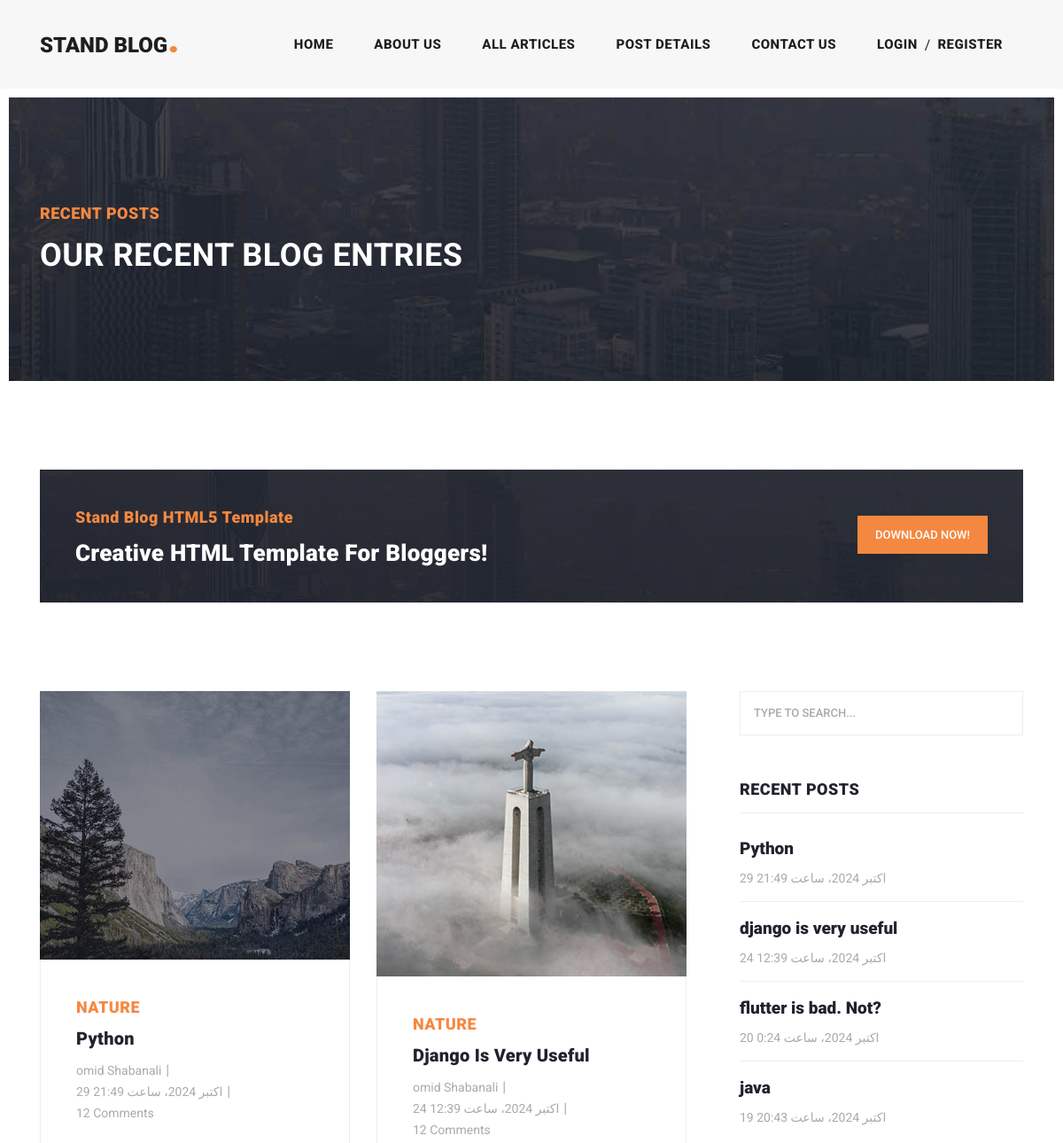
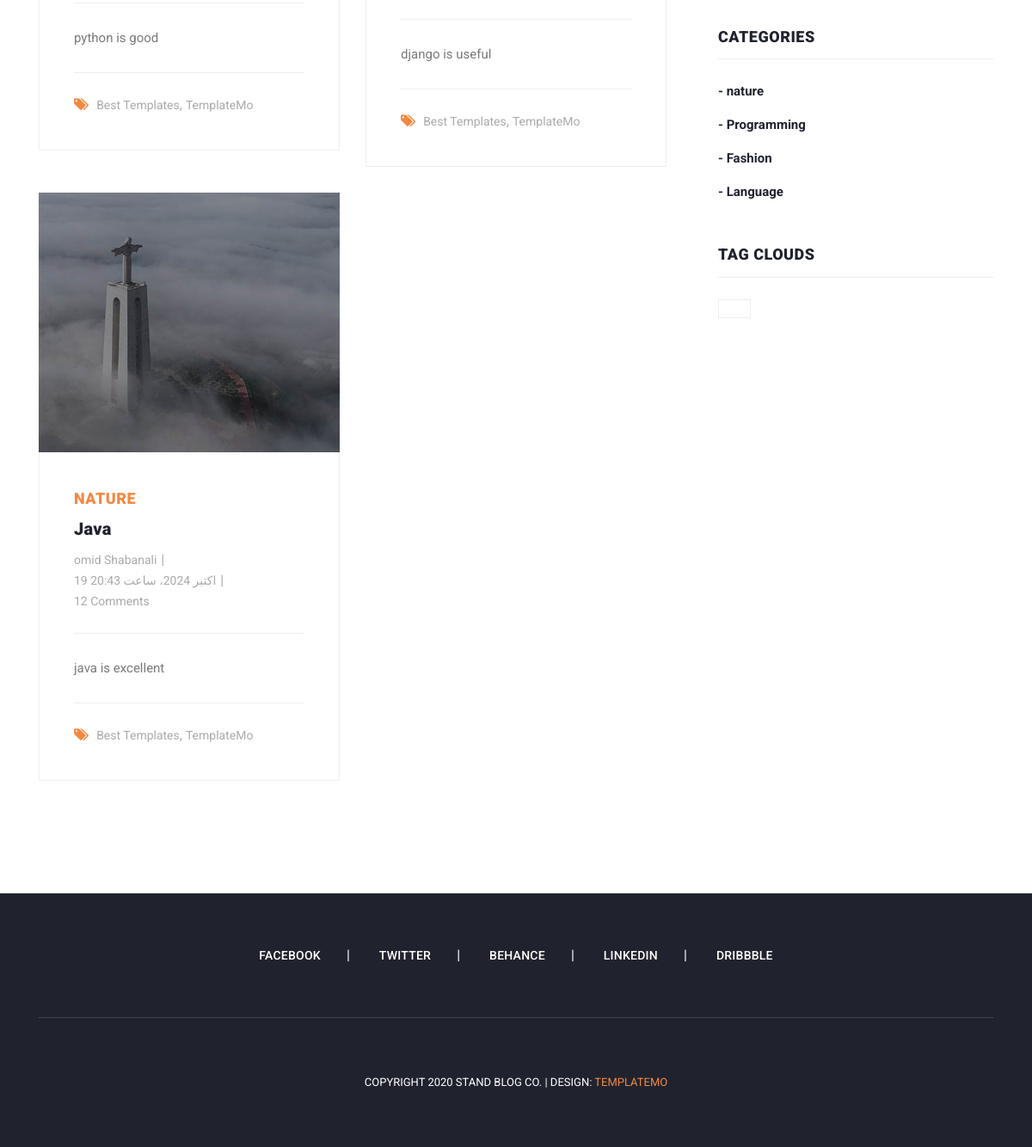
Page /articles/category/1 on the committed database (2 pictures, top to bottom).
### blog/models.py (models this page shows, shortened)
class Article(models.Model):
    CHOICES = (
        ('A', 'پایتون'),
        ('B', 'جنگو')
    )
    author = models.ForeignKey(User, on_delete=models.CASCADE, related_name='articles', verbose_name="نویسنده مقاله")
    category = models.ManyToManyField(Category, related_name='articles', verbose_name="دسته بندی")
    title = models.CharField(max_length=70, verbose_name="عنوان")
    body = models.TextField()
    image = models.ImageField(upload_to='images/articles', blank=True, null=True)
    created = models.DateTimeField(auto_now_add=True)
    updated = models.DateTimeField(auto_now=True)
    myfile = models.FileField(upload_to='test', null=True)
    status = models.BooleanField(default=True)
    published = models.BooleanField(default=True)
    pub_date = models.DateTimeField(default=timezone.now())
    objects = models.Manager()
    custom_manager = ArticleManager()
    slug = models.SlugField(blank=True, unique=True)
    class Meta:
        ordering = ('-created',)
        verbose_name = "مقاله"
        verbose_name_plural = "مقالات"

class Category(models.Model):
    title = models.CharField(max_length=100, verbose_name="عنوان")
    created = models.DateTimeField(auto_now_add=True)
    def __str__(self):
        return self.title
    class Meta:
        verbose_name = "دسته بندی"
        verbose_name_plural = "دسته بندی ها"

### blog/views.py (the view)
# urls.py: path('category/<int:pk>', views.category_detail, name='category_detail'),
def category_detail(request, pk=None):
    category = get_object_or_404(Category, id=pk)
    articles = category.articles.all()
    return render(request, "blog/article_list.html", {'articles': articles})

### context_processors/context_processors.py (called while the page is built)
def recent_articles(request):
    recent_articles = Article.objects.order_by('-created')
    categories = Category.objects.all()
    return {'recent_articles': recent_articles, 'categories':categories}

### home/templatetags/my_template_tags.py (called while the page is built)
@register.inclusion_tag('home/result.html')
def show_result(queryset):
    return {'objects': queryset}

### blog/templates/blog/article_list.html (shortened to what this page needs)
{% extends 'base.html' %}
{% load static %}
{% block content %}
    <div class="heading-page header-text">
        <section class="page-heading">
            <div class="container">
                <div class="row">
                    <div class="col-lg-12">
                        <div class="text-content">
                            <h4>Recent Posts</h4>
                            <h2>Our Recent Blog Entries</h2>
                        </div>
                    </div>
                </div>
            </div>
        </section>
    </div>
    <section class="call-to-action">
        <div class="container">
            <div class="row">
                <div class="col-lg-12">
                    <div class="main-content">
                        <div class="row">
                            <div class="col-lg-8">
                                <span>Stand Blog HTML5 Template</span>
                                <h4>Creative HTML Template For Bloggers!</h4>
                            </div>
                            <div class="col-lg-4">
                                <div class="main-button">
                                    <a href="https://templatemo.com/tm-551-stand-blog" target="_parent">Download
                                        Now!</a>
                                </div>
                            </div>
                        </div>
                    </div>
                </div>
            </div>
        </div>
    </section>
    <section class="blog-posts grid-system">
        <div class="container">
            <div class="row">
                <div class="col-lg-8">
                    <div class="all-blog-posts">
                        <div class="row">
                            {% for article in articles %}
                                <div class="col-lg-6">
                                    <div class="blog-post">
                                        <div class="blog-thumb">
                                            <img src="{{ article.image.url }}" alt="">
                                        </div>
                                        <div class="down-content">
                                            <span>{{ article.category.all.first }}</span>
                                            <a href="post-details.html"><h4>{{ article.title }}</h4></a>
                                            <ul class="post-info">
                                                <li><a href="#">{{ article.author.get_full_name }}</a></li>
                                                <li><a href="#">{{ article.created }}</a></li>
                                                <li><a href="#">12 Comments</a></li>
                                            </ul>
                                            <p>{{ article.body }}</p>
                                            <div class="post-options">
                                                <div class="row">
                                                    <div class="col-lg-12">
                                                        <ul class="post-tags">
                                                            <li><i class="fa fa-tags"></i></li>
                                                            <li><a href="#">Best Templates</a>,</li>
                                                            <li><a href="#">TemplateMo</a></li>
                                                        </ul>
                                                    </div>
                                                </div>
                                            </div>
                                        </div>
                                    </div>
                                </div>
                            {% endfor %}
                            <div class="col-lg-12">
                            </div>
                        </div>
                    </div>
                </div>
                {% include "includes/sidebar.html" %}
            </div>
        </div>
    </section>
{% endblock %}

### templates/includes/sidebar.html
{% load my_template_tags %}
<div class="col-lg-4">
    <div class="sidebar">
        <div class="row">
            <div class="col-lg-12">
                <div class="sidebar-item search">
                    <form id="search_form" name="gs" method="GET" action="{% url "blog:search_articles" %}">
                        <input type="text" name="q" class="searchText" placeholder="type to search..."
                               autocomplete="on">
                    </form>
                </div>
            </div>
            <div class="col-lg-12">
                <div class="sidebar-item recent-posts">
                    <div class="sidebar-heading">
                        <h2>Recent Posts</h2>
                    </div>
                    <div class="content">
                        <ul>
                            {% show_result recent_articles %}
                        </ul>
                    </div>
                </div>
            </div>
            <div class="col-lg-12">
                <div class="sidebar-item categories">
                    <div class="sidebar-heading">
                        <h2>Categories</h2>
                    </div>
                    <div class="content">
                        <ul>
                            {% for cat in categories %}
                                <li><a href="{% url "blog:category_detail" cat.id %}">- {{ cat.title }}</a></li>
                            {% endfor %}
                        </ul>
                    </div>
                </div>
            </div>
            <div class="col-lg-12">
                <div class="sidebar-item tags">
                    <div class="sidebar-heading">
                        <h2>Tag Clouds</h2>
                    </div>
                    <div class="content">
                        <ul>
                            <li><a href="#">{{ name }}</a></li>
                        </ul>
                    </div>
                </div>
            </div>
        </div>
    </div>
</div>

### home/templates/home/result.html
{% for article in objects %}
    <li><a href="post-details.html">
    <h5>{{ article.title }}</h5>
    <span>{{ article.created }}</span>
    </a></li>
{% endfor %}

### rows in the picture
Article: image (picture), category.all.first "NATURE", title "Python", author.get_full_name "omid Shabanali", created "29 اکتبر 2024، ساعت 21:49", body "python is good"
Article: image (picture), category.all.first "NATURE", title "Django Is Very Useful", author.get_full_name "omid Shabanali", created "24 اکتبر 2024، ساعت 12:39", body "django is useful", title "django is very useful"
Article: image (picture), category.all.first "NATURE", title "Java", author.get_full_name "omid Shabanali", created "19 اکتبر 2024، ساعت 20:43", body "java is excellent", title "java"
Article: title "flutter is bad. Not?", created "20 اکتبر 2024، ساعت 0:24"
Category: title "nature"
Category: title "Programming"
Category: title "Fashion"
Category: title "Language"
